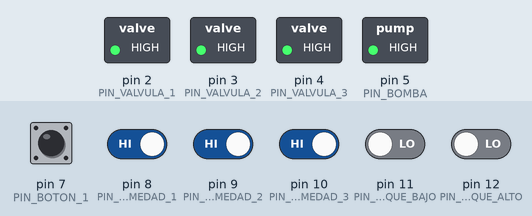
The sketch below on a simulated Arduino Uno, built with avr-gcc and run on an emulated ATmega328P. Shown: switched loads named in the sketch (green lamp = pin HIGH). Dashed ring = blinking. The test bench sets the inputs (shaded band); at power-on: pin 8 (PIN_SENSOR_HUMEDAD_1), pin 9 (PIN_SENSOR_HUMEDAD_2), pin 10 (PIN_SENSOR_HUMEDAD_3) HIGH, pin 7 (PIN_BOTON_1), pin 11 (PIN_TANQUE_BAJO), pin 12 (PIN_TANQUE_ALTO) LOW. What the sketch prints to the serial monitor is not drawn.

Above: at 1.2 s.
1.3 s: pin 7 (PIN_BOTON_1) pulled HIGH for 0.15 s
Timing chart, 0 to 7.5 s (numbered marks = the images above; inputs shaded):
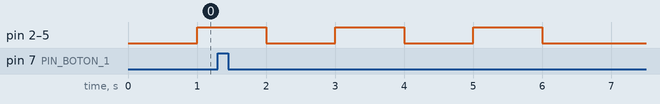

The sketch:

GCGRiegoConArduino.ino
```cpp
#define PIN_SENSOR_HUMEDAD_1 8
#define PIN_SENSOR_HUMEDAD_2 9
#define PIN_SENSOR_HUMEDAD_3 10
#define PIN_VALVULA_1 2
#define PIN_VALVULA_2 3
#define PIN_VALVULA_3 4
#define PIN_BOMBA 5
#define PIN_TANQUE_BAJO 11
#define PIN_TANQUE_ALTO 12
#define PIN_BOTON_1 7

enum Estados_enum {INICIANDO, LIBRE, SENSANDO, REGANDO};

unsigned long millisActuales;
unsigned long millisAnteriores = 0;
long intervalo = 1000;        //intervalo entre cada ejecucion de la maquina de estados

uint8_t estado = INICIANDO;


int valorSensorHumedad1 = 0;
int valorSensorHumedad2 = 0;
int valorSensorHumedad3 = 0;
int valorTanqueBajo = 0;
int valorTanqueAlto = 0;
int valorBoton1 = 0;

//temporizadores en segundos
int timerIniciando = 5;
int timerRiego = 5;
int timerLibre = 10;


int tiempoMinimoEntreRiego1 = 10;
int tiempoMinimoEntreRiego2 = 20;
int tiempoMinimoEntreRiego3 = 5;

unsigned long uiltimoRiego1 = 0;
unsigned long uiltimoRiego2 = 0;
unsigned long uiltimoRiego3 = 0;

int requiereRiego1 = 0;
int requiereRiego2 = 0;
int requiereRiego3 = 0;

// Variables para trabajar con el debounce del boton
int valorAnteriorBoton1 = 0;   //El valor anterior del boton_1

unsigned long ultimoTiempoDebounce = 0;
unsigned long debounceDelay = 50;

// Esta variable guarda que se oprimio el boton hasta que la app haga algo con el. Luego se vuelve a 0.
int boton1 = 0;

void setup(){
  Serial.begin(115200);
  // Definicion inputs
  pinMode(PIN_SENSOR_HUMEDAD_1, INPUT);
  pinMode(PIN_SENSOR_HUMEDAD_2, INPUT);
  pinMode(PIN_SENSOR_HUMEDAD_3, INPUT);
  pinMode(PIN_TANQUE_BAJO, INPUT);
  pinMode(PIN_TANQUE_ALTO, INPUT);
  pinMode(PIN_BOTON_1, INPUT);

  //definicion Outputs
  pinMode(PIN_VALVULA_1, OUTPUT);
  pinMode(PIN_VALVULA_2, OUTPUT);
  pinMode(PIN_VALVULA_3, OUTPUT);
  pinMode(PIN_BOMBA, OUTPUT);
}


void loop(){
  // En el loop lo unico que hacemos controlar para que se ejecute una vez por intervalo la maquina de estados finitos

  // Marco los millis actuales con el valor de la funcion Millis
  millisActuales = millis();

  //Verifico botones fuera de la maquina de estados
  verifico_botones();

  // Si llegamos al intervalo de tiempo desde la ultima ejecucion
  // ejecutamos la maquina de estados finitos y ponemos el valor de la ultima ejecucion (millisAnteriores) con el valor actual
  if ((millisActuales - millisAnteriores) >= intervalo){
    millisAnteriores = millisActuales;

    Serial.print("Time: ");
    Serial.print(millisActuales/1000);
    Serial.print("s - ");
    Serial.print("Estado: ");
    Serial.println(estado);
    Serial.print("valorTanqueBajo: ");
    Serial.print(valorTanqueBajo);
    Serial.print(" - valorTanqueAlto: ");
    Serial.println(valorTanqueAlto);

    maquina_estados_run();

  }
}


void verifico_botones()
{
  // BOTON 1
  int reading = digitalRead(PIN_BOTON_1);
  if (reading != valorAnteriorBoton1) {
    ultimoTiempoDebounce = millis();
  }
  if ((millis() - ultimoTiempoDebounce) > debounceDelay) {
    if (reading != valorBoton1) {
      valorBoton1 = reading;
      // only toggle the LED if the new button state is HIGH
      if (valorBoton1 == HIGH) {
        boton1 = 1;
        Serial.println("   boton1 -> nuevo valor: 1");
      }
    }
  }
  valorAnteriorBoton1 = reading;

  // BOTON 2
}


void maquina_estados_run()
{
  switch(estado)
  {
    case INICIANDO:
      //Estado inicial en el que vamos a testear todo antes de ir al estado LIBRE
      iniciando();
      break;

    case LIBRE:
      //Estado por defecto de la maquina.
      // cada tanto iremos a sensar los controles y de ahi regaremos. El resto del tiempo estaremos aca.

      if (timerLibre > 0 ){
        if (boton1 == 1){
          estado = SENSANDO;
          boton1 = 0;
          Serial.println("   boton1 -> nuevo valor: 0");
        }
        timerLibre--;
      }else{
        estado = SENSANDO;
        timerLibre = 10;
      }


      break;

    case SENSANDO:
      //Cada tanto tiempo verificaremos los niveles de agua y seguramente de humedad y regaremos.
      sensando();
      break;

    case REGANDO:
      //Cuando desde SENSANDO haga falta regar vendremos aca e iremos regando segun digamos.
      regando();
      break;
  }
}


void iniciando(){
  Serial.print("   timerIniciando:");
  Serial.println(timerIniciando);

  if (timerIniciando > 0){
    if( timerIniciando % 2 ) {
      digitalWrite(PIN_VALVULA_1, HIGH);
      digitalWrite(PIN_VALVULA_2, HIGH);
      digitalWrite(PIN_VALVULA_3, HIGH);
      digitalWrite(PIN_BOMBA, HIGH);

    } else {
      digitalWrite(PIN_VALVULA_1, LOW);
      digitalWrite(PIN_VALVULA_2, LOW);
      digitalWrite(PIN_VALVULA_3, LOW);
      digitalWrite(PIN_BOMBA, LOW);
    }
    timerIniciando--;
  }else {
    estado = LIBRE;
    timerIniciando = 5;
    digitalWrite(PIN_VALVULA_1, LOW);
    digitalWrite(PIN_VALVULA_2, LOW);
    digitalWrite(PIN_VALVULA_3, LOW);
    digitalWrite(PIN_BOMBA, LOW);
  }
}

void sensando(){
  valorSensorHumedad1 = digitalRead(PIN_SENSOR_HUMEDAD_1);
  valorSensorHumedad2 = digitalRead(PIN_SENSOR_HUMEDAD_2);
  valorSensorHumedad3 = digitalRead(PIN_SENSOR_HUMEDAD_3);
  valorTanqueAlto = digitalRead(PIN_TANQUE_ALTO);
  valorTanqueBajo = digitalRead(PIN_TANQUE_BAJO);

  estado = LIBRE;
  // Si el tanque esta vacio no hago nada, sino verifico si el tanque esta por revalsar o algun sensor de humedad pide agua.
  if (valorTanqueBajo != LOW){
    if (valorTanqueAlto == HIGH) {
      estado = REGANDO;
    }

    if (valorSensorHumedad1 == LOW && (millis() - uiltimoRiego1) > tiempoMinimoEntreRiego1){
      requiereRiego1 = 1;
      estado = REGANDO;
    }

    if (valorSensorHumedad2 == LOW && (millis() - uiltimoRiego2) > tiempoMinimoEntreRiego2){
      requiereRiego2 = 1;
      estado = REGANDO;
    }

    if (valorSensorHumedad3 == LOW && (millis() - uiltimoRiego3) > tiempoMinimoEntreRiego3){
      requiereRiego3 = 1;
      estado = REGANDO;
    }
  }
}

void regando(){
  Serial.print("   timerRiego:");
  Serial.println(timerRiego);

  if (timerRiego > 0){
    if( requiereRiego1 == 1 ) {
      digitalWrite(PIN_VALVULA_1, HIGH);
      digitalWrite(PIN_BOMBA, HIGH);
    }
    if( requiereRiego2 == 1 ) {
      digitalWrite(PIN_VALVULA_2, HIGH);
      digitalWrite(PIN_BOMBA, HIGH);
    }
    if( requiereRiego3 == 1 ) {
      digitalWrite(PIN_VALVULA_3, HIGH);
      digitalWrite(PIN_BOMBA, HIGH);
    }
    if ((requiereRiego1 + requiereRiego2 + requiereRiego3) == 0 && valorTanqueAlto == HIGH){
      digitalWrite(PIN_VALVULA_1, HIGH);
      digitalWrite(PIN_VALVULA_2, HIGH);
      digitalWrite(PIN_VALVULA_3, HIGH);
      digitalWrite(PIN_BOMBA, HIGH);
    }
    timerRiego--;
  }else {
    estado = LIBRE;
    timerRiego = 5;
    digitalWrite(PIN_VALVULA_1, LOW);
    digitalWrite(PIN_VALVULA_2, LOW);
    digitalWrite(PIN_VALVULA_3, LOW);
    digitalWrite(PIN_BOMBA, LOW);
    requiereRiego1 = 0;
    requiereRiego2 = 0;
    requiereRiego3 = 0;
  }
}
```

Measured:
- by itself, pin 2 (PIN_VALVULA_1), pin 3 (PIN_VALVULA_2), pin 4 (PIN_VALVULA_3), pin 5 (PIN_BOMBA): alternates HIGH for 1.0 s and LOW for 1.0 s, 5 changes in all, then stays LOW
